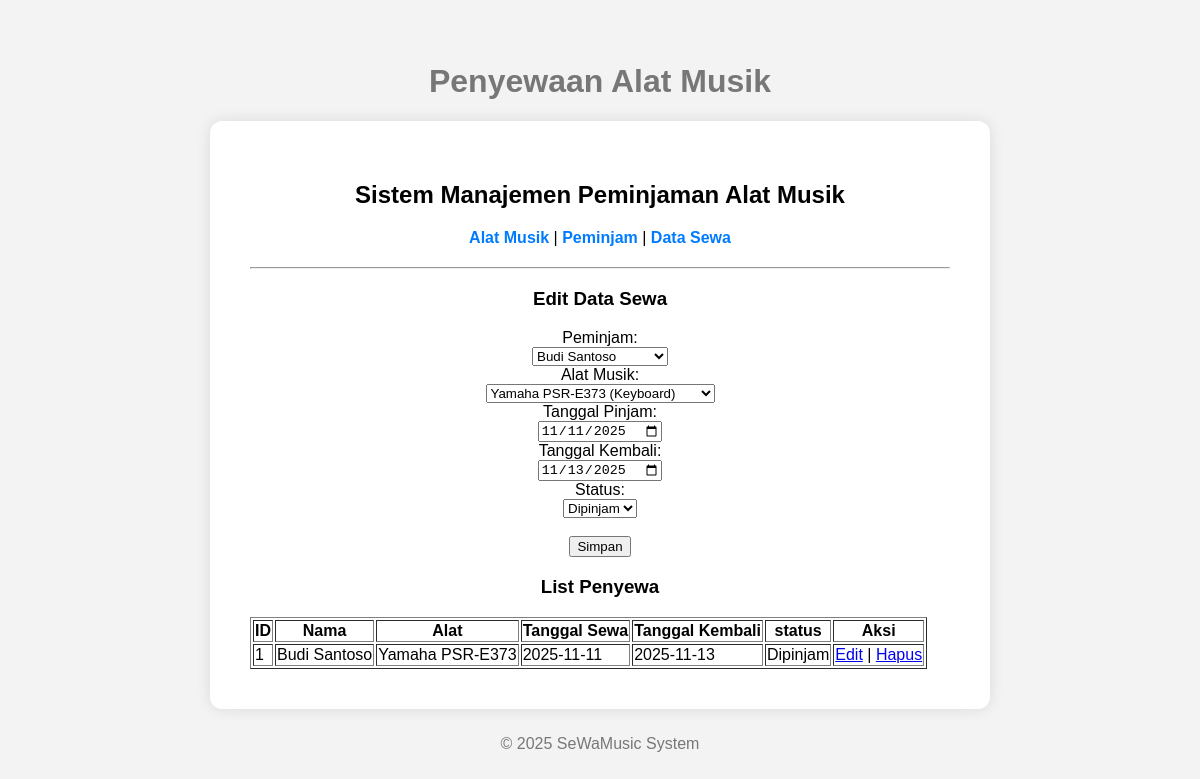
/?page=sewa&edit=1, run on the app's committed database.
### tables this page shows
CREATE TABLE `sewa` (
  `id_sewa` int(11) NOT NULL,
  `id_peminjam` int(11) NOT NULL,
  `id_alat` int(11) NOT NULL,
  `tanggal_pinjam` date NOT NULL,
  `tanggal_kembali` date DEFAULT NULL,
  `status` enum('Dipinjam','Selesai') DEFAULT 'Dipinjam'
);

CREATE TABLE `peminjam` (
  `id_peminjam` int(11) NOT NULL,
  `nama` varchar(100) NOT NULL,
  `no_hp` varchar(20) DEFAULT NULL,
  `alamat` varchar(200) DEFAULT NULL
);

CREATE TABLE `alat_musik` (
  `id_alat` int(11) NOT NULL,
  `merk` varchar(100) NOT NULL,
  `jenis` varchar(100) NOT NULL,
  `stok` int(11) NOT NULL
);

### config/db.php (called while the page is built, shortened)
<?php
class Database {
    private $host = "localhost";
    private $username = "root";
    private $password = "";
    private $dbname = "peminjaman_alat_musik";
    public function __construct() {
        try {
            $this->conn = new PDO("mysql:host=$this->host;dbname=$this->dbname", $this->username, $this->password);
        } catch (PDOException $e) {
            echo "Connection failed: " . $e->getMessage();
        }
    }
}
?>

### class/Sewa.php (called while the page is built, shortened)
<?php
require_once 'config/db.php';
class Sewa {
    private $db;
    public function __construct(){
        $this->db = (new Database()) ->conn;
    }
    public function getSewaId($Id){
    $stmt = $this->db->prepare("SELECT * FROM sewa WHERE id_sewa = ?");
    $stmt->execute([$Id]);
    return $stmt->fetch(PDO::FETCH_ASSOC);
    }
    public function tampilkanSewa(){
        $stmt = $this->db->query("SELECT sewa.*, peminjam.nama, alat_musik.merk, tanggal_pinjam, tanggal_kembali, status
        FROM sewa
        JOIN peminjam ON sewa.id_peminjam = peminjam.id_peminjam
        JOIN alat_musik ON sewa.id_alat = alat_musik.id_alat");
        return $stmt->fetchAll(PDO::FETCH_ASSOC);
    }
}
?>

### class/Peminjam.php (called while the page is built, shortened)
<?php
require_once 'config/db.php';
class Peminjam {
    private $db;
    public function __construct(){
        $this->db = (new Database()) ->conn;
    }
    public function tampilkanPeminjam(){
        $stmt = $this->db->query("SELECT * FROM peminjam");
        return $stmt->fetchAll(PDO::FETCH_ASSOC);
    }
}
?>

### class/Alatmusik.php (called while the page is built, shortened)
<?php
require_once 'config/db.php';
class Alatmusik {
    private $db;
    public function __construct(){
        $this->db = (new Database()) ->conn;
    }
    public function tampilkanAlat(){
        $stmt = $this->db->query("SELECT * FROM alat_musik");
        return $stmt->fetchAll(PDO::FETCH_ASSOC);
    }
}
?>

### view/sewa.php (the view, shortened to what this page needs)
<?php
$editSewa = null;
if(isset($_GET['edit'])){
    $id = $_GET['edit'];
    $editSewa = $sewa->getSewaId($id);
}
?>
<hr>
<h3><?= $editSewa ? 'Edit' : 'Tambah' ?> Data Sewa</h3>
<form method="POST">
    <label>Peminjam:</label><br>
    <select name="id_peminjam" required>
        <?php foreach ($peminjam->tampilkanPeminjam() as $p): ?>
            <option value="<?= $p['id_peminjam'] ?>"
                <?= isset($editSewa) && $editSewa['id_peminjam'] == $p['id_peminjam'] ? 'selected' : '' ?>>
                <?= $p['nama'] ?>
            </option>
        <?php endforeach; ?>
    </select><br>
    <label>Alat Musik:</label><br>
    <select name="id_alat" required>
        <?php foreach ($alat->tampilkanAlat() as $a): ?>
            <option value="<?= $a['id_alat'] ?>"
                <?= isset($editSewa) && $editSewa['id_alat'] == $a['id_alat'] ? 'selected' : '' ?>>
                <?= $a['merk'] ?> (<?= $a['jenis'] ?>)
            </option>
        <?php endforeach; ?>
    </select><br>
    <label>Tanggal Pinjam:</label><br>
    <input type="date" name="tanggal_pinjam" value="<?= $editSewa['tanggal_pinjam'] ?? '' ?>" required><br>
    <label>Tanggal Kembali:</label><br>
    <input type="date" name="tanggal_kembali" value="<?= $editSewa['tanggal_kembali'] ?? '' ?>"><br>
    <label>Status:</label><br>
    <select name="status" required>
        <option value="Dipinjam" <?= isset($editSewa) && $editSewa['status'] == 'Dipinjam' ? 'selected' : '' ?>>Dipinjam</option>
    </select><br><br>
    <button type="submit" name="<?= $editSewa ? 'update' : 'tambah' ?>">
        <?= $editSewa ? 'Simpan' : 'Tambah' ?>
    </button>
</form>
<h3>List Penyewa</h3>
<table border="1">
    <tr>
        <th>ID</th>
        <th>Nama</th>
        <th>Alat</th>
        <th>Tanggal Sewa</th>
        <th>Tanggal Kembali</th>
        <th>status</th>
        <th>Aksi</th>
    </tr>
    <?php foreach ($sewa->tampilkanSewa() as $s): ?>
    <tr>
        <td><?= $s['id_sewa'] ?></td>
        <td><?= $s['nama'] ?></td>
        <td><?= $s['merk'] ?></td>
        <td><?= $s['tanggal_pinjam'] ?></td>
        <td><?= $s['tanggal_kembali'] ?? 'Belum Kembali' ?></td>
        <td>
              <?php if ($s['status'] == 'Dipinjam'): ?>
                <span>Dipinjam</span>
            <?php else: ?>
                <span>Selesai</span>
            <?php endif; ?>
        </td>
         <td>
             <a href="?page=sewa&edit=<?= $s['id_sewa'] ?>">Edit</a> |
            <a href="?page=sewa&hapus=<?= $s['id_sewa'] ?>" onclick="return confirm('Yakin hapus data ini?')">Hapus</a>
        </td>
    </tr>
    <?php endforeach; ?>
</table>

### style.css (style rules this page uses)
html, body { height: 100%; margin: 0; font-family: Arial, sans-serif; background-color: #f3f3f3; display: flex; flex-direction: column; justify-content: center; align-items: center; }

### data on the page
sewa: id_peminjam "Budi Santoso", id_alat "Yamaha PSR-E373 (Keyboard)", tanggal_pinjam "11/11/2025", tanggal_kembali "11/13/2025", status "Dipinjam", id_sewa "1", id_peminjam.nama "Budi Santoso", id_alat.merk "Yamaha PSR-E373", tanggal_pinjam "2025-11-11", tanggal_kembali "2025-11-13"
